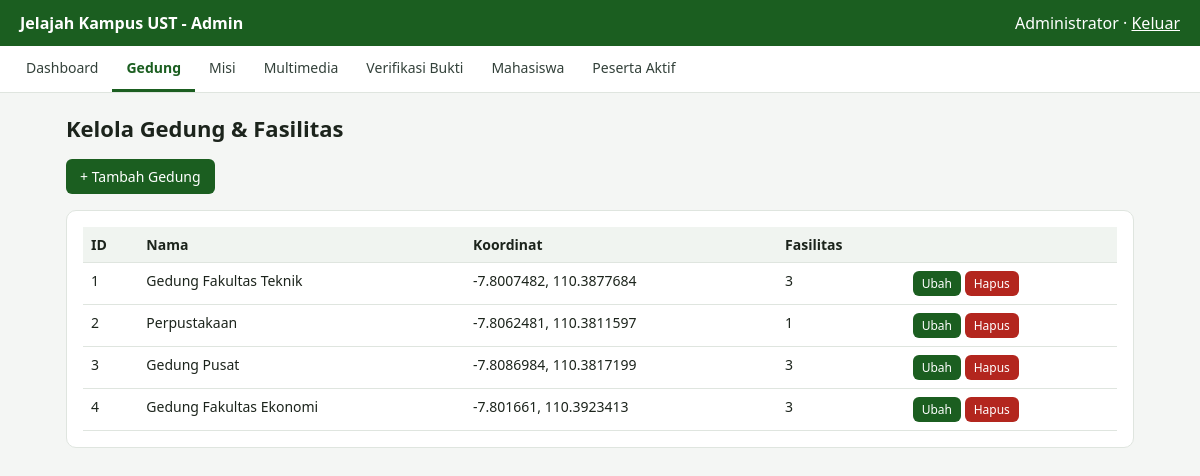
Page /admin/buildings.php (signed in) on the committed database.
### tables this page shows
CREATE TABLE buildings (
  id INT AUTO_INCREMENT PRIMARY KEY,
  name VARCHAR(120) NOT NULL,
  description TEXT,
  address VARCHAR(200)
);

### admin/buildings.php (the view, shortened to what this page needs)
<?php
require_once __DIR__ . '/_layout.php';
$editId = isset($_GET['edit']) ? (int)$_GET['edit'] : -1;
if ($editId >= 0) {
    $b = ['id' => 0, 'name' => '', 'description' => '', 'address' => '', 'latitude' => '-7.8060', 'longitude' => '110.3925'];
    if ($editId > 0) {
        $s = $db->prepare("SELECT b.*, l.latitude, l.longitude FROM buildings b LEFT JOIN locations l ON l.building_id=b.id WHERE b.id=?");
        $s->bind_param('i', $editId);
        $s->execute();
        $row = $s->get_result()->fetch_assoc();
        if ($row) $b = array_merge($b, array_filter($row, fn($v) => $v !== null));
    }
    echo '<div class="card"><h2>' . ($b['id'] ? 'Ubah' : 'Tambah') . ' Gedung</h2><form method="post">' . csrf_field()
       . '<input type="hidden" name="act" value="save"><input type="hidden" name="id" value="' . (int)$b['id'] . '">'
       . '<label>Nama gedung</label><input name="name" required maxlength="120" value="' . e($b['name']) . '">'
       . '<label>Deskripsi</label><textarea name="description" rows="3">' . e($b['description']) . '</textarea>'
       . '<label>Alamat</label><input name="address" maxlength="200" value="' . e($b['address']) . '">'
       . '<div class="row2"><div><label>Latitude</label><input name="latitude" required value="' . e($b['latitude']) . '"></div>'
       . '<div><label>Longitude</label><input name="longitude" required value="' . e($b['longitude']) . '"></div></div>'
       . '<small>Tips: buka openstreetmap.org, klik kanan pada titik gedung, pilih "Show address"/"Centre map here" lalu salin koordinatnya.</small><br><br>'
       . '<button>Simpan</button> <a class="btn gray" href="buildings.php">Kembali</a></form></div>';
    if ($b['id']) {
        $bid = (int)$b['id'];
        echo '<div class="card"><h2>Fasilitas</h2><table><tr><th>Nama</th><th>Deskripsi</th><th></th></tr>';
        $r = $db->query("SELECT * FROM facilities WHERE building_id=$bid ORDER BY id");
        while ($f = $r->fetch_assoc()) {
            echo '<tr><td>' . e($f['name']) . '</td><td>' . e($f['description']) . '</td><td>'
               . '<form method="post" onsubmit="return confirm(\'Hapus fasilitas ini?\')">' . csrf_field()
               . '<input type="hidden" name="act" value="fac_del"><input type="hidden" name="building_id" value="' . $bid . '">'
               . '<input type="hidden" name="fid" value="' . (int)$f['id'] . '"><button class="btn red sm">Hapus</button></form></td></tr>';
        }
        echo '</table><form method="post" style="margin-top:12px">' . csrf_field()
           . '<input type="hidden" name="act" value="fac_add"><input type="hidden" name="building_id" value="' . $bid . '">'
           . '<div class="row2"><div><label>Nama fasilitas</label><input name="fname" required maxlength="120"></div>'
           . '<div><label>Deskripsi</label><input name="fdesc"></div></div><button>Tambah fasilitas</button></form></div>';
    }
} else {
    echo '<p><a class="btn" href="buildings.php?edit=0">+ Tambah Gedung</a></p><div class="card"><table><tr><th>ID</th><th>Nama</th><th>Koordinat</th><th>Fasilitas</th><th></th></tr>';
    $r = $db->query("SELECT b.id, b.name, l.latitude, l.longitude, (SELECT COUNT(*) FROM facilities f WHERE f.building_id=b.id) AS nf
                     FROM buildings b LEFT JOIN locations l ON l.building_id=b.id ORDER BY b.id");
    while ($b = $r->fetch_assoc()) {
        echo '<tr><td>' . (int)$b['id'] . '</td><td>' . e($b['name']) . '</td><td>' . e($b['latitude']) . ', ' . e($b['longitude']) . '</td><td>' . (int)$b['nf'] . '</td><td>'
           . '<a class="btn sm" href="buildings.php?edit=' . (int)$b['id'] . '">Ubah</a> '
           . '<form method="post" style="display:inline" onsubmit="return confirm(\'Hapus gedung beserta misi terkait?\')">' . csrf_field()
           . '<input type="hidden" name="act" value="delete"><input type="hidden" name="id" value="' . (int)$b['id'] . '"><button class="btn red sm">Hapus</button></form></td></tr>';
    }
    echo '</table></div>';
}

### admin/_layout.php (style rules this page uses)
:root { --p:#1b5e20;--bg:#f4f6f4;--line:#dfe5df }
* { box-sizing:border-box }
body { margin:0;font-family:system-ui,Segoe UI,Arial,sans-serif;background:var(--bg);color:#1c241c }
.card { background:#fff;border:1px solid var(--line);border-radius:10px;padding:16px;margin-bottom:16px }
table { width:100%;border-collapse:collapse;font-size:14px }
th,td { text-align:left;padding:8px;border-bottom:1px solid var(--line);vertical-align:top }
th { background:#f0f4f0 }
button,.btn { background:var(--p);color:#fff;border:0;border-radius:6px;padding:8px 14px;cursor:pointer;font:inherit;text-decoration:none;display:inline-block;font-size:14px }
.btn.red { background:#b3261e }
.btn.sm { padding:4px 9px;font-size:12px }

### rows in the picture
buildings: id "1", name "Gedung Fakultas Teknik", latitude "-7.8007482", longitude "110.3877684", nf "3"
buildings: id "2", name "Perpustakaan", latitude "-7.8062481", longitude "110.3811597", nf "1"
buildings: id "3", name "Gedung Pusat", latitude "-7.8086984", longitude "110.3817199", nf "3"
buildings: id "4", name "Gedung Fakultas Ekonomi", latitude "-7.801661", longitude "110.3923413", nf "3"

### other values in the picture
$_SESSION['admin_name'] "Administrator"
$label "Dashboard"
$label "Gedung"
$label "Misi"
$label "Multimedia"
$label "Verifikasi Bukti"
$label "Mahasiswa"
$label "Peserta Aktif"
$title "Kelola Gedung & Fasilitas"
